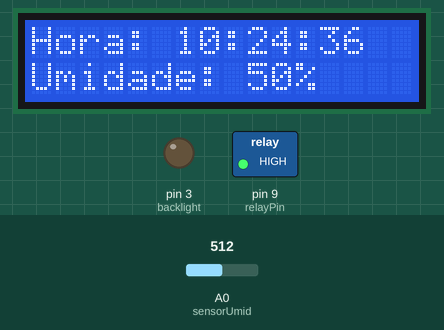
Bench run of a sketch on a simulated Arduino Uno, built with avr-gcc and run on an emulated ATmega328P. Parts: 16×2 character LCD, switched loads named in the sketch (green lamp = pin HIGH), output pins drawn as LEDs (lit = HIGH). The test bench sets the inputs (shaded band); at power-on: A0 (sensorUmid) = 512. The local clock reads 2024-03-15 10:24:30 at power-on unless the sketch sets it.

Above: at 6.3 s.
6.4 s: A0 (sensorUmid) set to 716
At 7.9 s:
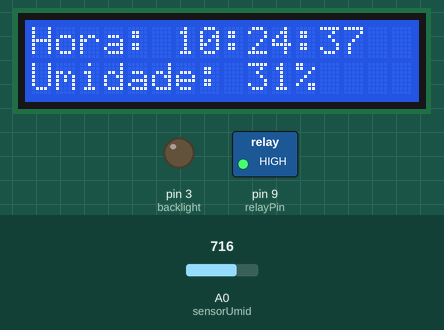
9.6 s: A0 (sensorUmid) set to 900
At 10.5 s:
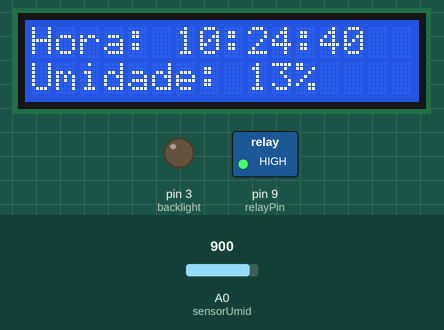
12.6 s: A0 (sensorUmid) set to 1010
At 13.9 s:
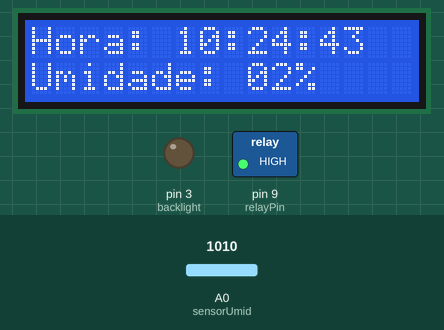
Timing chart, 0 to 15.6 s (numbered marks = the images above; inputs shaded):
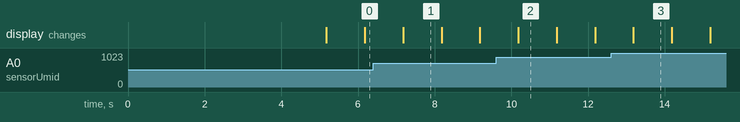

The sketch:

Automatic-Irrigation.ino
```cpp
/* ============================================================================
    Smart Watering

    Autor: Carlos Daniel de Souza Nunes
    Data: 15/09/2021
============================================================================ */


/* ========================================================================= */
/* --- Bibliotecas --- */
#include <Wire.h>
#include "RTClib.h"
#include <LiquidCrystal.h>


/* ========================================================================= */
/* --- Constantes e Variaveis Globais --- */
#define sensorUmid A0
const int rs = 2, en = 4, d4 = 5, d5 = 6, d6 = 7, d7 = 8,      //variaveis dos pinos do lcd
          relayPin   =  9,                                //pino definido para conexao com o rele
          Hour1      =   2,                                //variavel de hora1 que o rele ira acionar
          Minute1    =  37,                                //variavel de minuto1 que o rele ira acionar
          Second1    =   0,                                //variavel de segundo1 que o rele ira acionar
          Hour2      =  2,                                //variavel de hora2 que o rele ira acionar
          Minute2    =  45,                                //variavel de minuto2 que o rele ira acionar
          Second2    =   0,                                //variavel de segundo2 que o rele ira acionar
          btn_blk    =  1,
          backlight  =   3;

int       tempoRega  =   2;                                //variavel para o tempo de que o rele vai ficar ligado

unsigned long delay1 = 0;                                  //variavel para o uso da millis();

bool      logicRelay = false;                               //variavel que controla a lógica do rele


/* ========================================================================= */
/* --- Interrupção --- */
ISR(TIMER2_OVF_vect){
  static int baseT1 = 0,         //variável local estática para base de tempo 1
             baseT2 = 0;         //variável local estática para base de tempo 2

  static bool       flag = false;
  TCNT2 = 0x06;                  //reinicializa Timer0

  if(digitalRead(btn_blk) == LOW) {
    flag = true;
    digitalWrite(backlight, HIGH);
  }

  if(flag = true) baseT1++;                      //incremente baseT2 em um

  if( (baseT1 == 10000) && (flag == true)){
    baseT1 = 0;
    flag = false;
    digitalWrite(backlight, LOW);
  }

}//end ISR


/* ========================================================================= */
/* --- Protótipos das Funções --- */
void lcdPrint();                                           //Protótipo da função lcdPrint.
void solo();                                               //Protótipo da função solo.


/* ========================================================================= */
/* --- Instâncias --- */
//As linhas de codigo a seguir devem ser comentadas, ou descomentadas, de acordo com o modelo de RTC utilizado (DS1307 ou DS3132)
//RTC_DS1307 rtc; //Objeto rtc da classe DS1307
RTC_DS3231 rtc;   //Objeto rtc da classe DS3132
LiquidCrystal lcd(rs, en, d4, d5, d6, d7);

char diasDaSemana[7][12] = {"Domingo", "Segunda", "Terca", "Quarta", "Quinta", "Sexta", "Sabado"}; //Dias da semana


/* ========================================================================= */
/* --- Função Principal --- */
void setup(){
  Serial.begin(115200);                                    //Inicializa a comunicacao serial
  digitalWrite(backlight, HIGH);
  lcd.begin(16, 2);                                        //Inicializa o LCD 16x2
  lcd.setCursor(1, 0);                                     //Define o cursor para a coluna 2 e linha 1
  lcd.print("Smart Watering");                             //Imprime a "Smart Watering" no display
  lcd.setCursor(4, 1);                                     //Define o cursor para a coluna 5 e linha 2
  lcd.print("By Carlos");                                  //Imprime "By Carlos" no LCD
  delay(5000);                                             //Espera 5 segundos
  if (!rtc.begin()) {                                      //RTC não foi inicializado? Sim.
    lcd.clear();                                           //Limpa o LCD
    lcd.print("RTC NAO INICIOU");                          //Imprime o texto no LCD
    while (1);                                             //Trava o programa
  }
  //rtc.adjust(DateTime(2021, 9, 21, 13, 21, 00));         //Ajusta o tempo do RTC para a data e hora definida pelo usuario.
  delay(100);                                              //Espera 100 Milissegundos

  tempoRega = tempoRega * 60;                              //Ajusta o tempo para rega de minutos para segundos

  pinMode(relayPin,           OUTPUT);                     //Define o pino do rele como saida
  pinMode(backlight, OUTPUT);
  pinMode(btn_blk, INPUT_PULLUP);
  digitalWrite(relayPin, !logicRelay);                     //Inicia o pino do rele como desligado
  digitalWrite(backlight, LOW);

  cli();                         //desliga interrupções
  TCCR2A = 0x00;                 //define para operação normal
  TCCR2B = 0x04;                 //prescaler 1:64
  TCNT2  = 0x06;                 //inicia Timer0 para contar até 250
  TIMSK2 = 0x01;                 //habilita interrupção do Timer0
  sei();                         //liga interrupções

} /* end setup */


/* ========================================================================= */
/* --- Loop Infinito --- */
void loop ()
{
  if((millis() - delay1) > 1000){
    delay1 = millis();
    lcdPrint();
    solo();
  }
} /* end loop */


/* ========================================================================= */
/* --- Outras Funções --- */
void lcdPrint(){
  DateTime agora = rtc.now();                              //Faz a leitura de dados de data e hora

  lcd.clear();
  lcd.print("Hora: ");                                     //Imprime texto
  if(agora.hour() < 10){
    lcd.print('0');
  }
  lcd.print(agora.hour(), DEC);                            //Imprime hora
  lcd.print(':');                                          //Imprime dois pontos
  if(agora.minute() < 10){
    lcd.print('0');
  }
  lcd.print(agora.minute(), DEC);                          //Imprime os minutos
  lcd.print(':');                                          //Imprime dois pontos
  if(agora.second() < 10){
    lcd.print('0');
  }
  lcd.print(agora.second(), DEC);                          //Imprime os segundos

} /* end lcdPrint */

void solo(){

  static bool aux;                                         //Variavel auxiliar. OBS: é necessária?
  int       valor,                                         //Variavel para armazenar o valor lido pela porta analógica
             umid;                                         //Variavel que converte o valor SensorUmid para porcentagem

  valor = analogRead(sensorUmid);                          //Faz a leitura da porta analógica e salva o valor em "valor"
  DateTime agora = rtc.now();                              //Faz a leitura da horario
  umid = map(valor, 0, 1023, 100, 0);                      //Mapeia a variavel valor para umid

  lcd.setCursor(0,1);                                      //Define o cursor para coluna 1 e linha 2
  lcd.print("Umidade: ");                                  //Imprime o texto no LCD
  if(umid < 10){
    lcd.print('0');
  }
  lcd.print(umid);                                         //Imprime o valor de umid no LCD
  lcd.print('%');                                          //Imprime o caracter '%' no LCD

  if (((agora.hour() == Hour1) && (agora.minute() == Minute1) && (agora.second() == Second1)) || ((agora.hour() == Hour2) && (agora.minute() == Minute2) && (agora.second() == Second2))) {  //se no instante que hora atual for igual a hora da variavel
    lcd.clear();                                           //Limpa a tela do LCD
    digitalWrite(backlight, HIGH);
    lcd.setCursor(3, 0);                                   //Define o cursor para a linha 4 e coluna 1
    lcd.print("Analisando!");                              //Imprime o texto no LCD
    delay(5000);                                           //Espera por 5 segundos
    if(umid <= 70){                                        //A umidade é menor que 70%? sim?
      lcd.clear();                                         //Limpa a tela do LCD
      lcd.setCursor(3, 0);                                 //Define o cursor para a coluna 4 e linha 1
      lcd.print("Solo seco!");                             //Imprime o Texto no LCD
      delay(5000);                                         //Espera por 5 segundos
      for(int i = 0; i <= tempoRega; i++){                 //Para i igual a 0, menor que o tempoRega incrementa em um
        digitalWrite(relayPin, logicRelay);                //Liga o rele
        lcdPrint();                                        //Chama a função lcdPrint
        lcd.setCursor(0, 1);                               //Define o cursor para a coluna 1 e linha 2
        lcd.print("Regando");                              //Imprime o texto no LCD
        for(int i = 0; i < 4; i++){                        //Para i igual a 0, i menor que 3, i incrementa em um
          lcd.print('.');                                  //Imprime um caracter no LCD
          delay(250);                                      //Espera 333 milisegundos
        }
        aux = true;
      }
      lcd.clear();                                         //Limpa a tela do LCD
      lcd.print("Solo Regado");                            //Imprime o texto na tela do LCD
      delay(5000);                                         //Espera por 5 segundos
      digitalWrite(backlight, LOW);
    }
    else{                                                  //A umidade está menor que 70%? Não?
      lcd.clear();                                         //Limpa a tela do LCD
      lcd.setCursor(3, 0);                                 //Define o cursor para a coluna 4 e linha 1
      lcd.print("Solo umido!");                            //Imprime o texto na tela
      delay(5000);                                         //Espera por 5 segundos
      digitalWrite(backlight, LOW);
    }
  }

  if(aux == true){                                         //A variavel aux está como high? Sim?
    aux = false;                                           //Define aux com low
    digitalWrite(relayPin, !logicRelay);                   //Desliga o rele
  }
} /* end solo */

/* ============================================================================

                                       _
                                      / \
                                     |oo >
                                     _\=/_
                    ___         #   /  _  \   #
                   /<> \         \\//|/.\|\\//
                 _|_____|_        \/  \_/  \/
                | | === | |          |\ /|
                |_|  0  |_|          \_ _/
                 ||  0  ||           | | |
                 ||__*__||           | | |
                |* \___/ *|          []|[]
                /=\ /=\ /=\          | | |
________________[_]_[_]_[_]_________/_]_[_\_______________________________


============================================================================ */
/* --- Final do Programa --- */
```

Measured:
- what the display in image 1 shows lasts 1.0 s, from 7.2 s to 8.2 s
